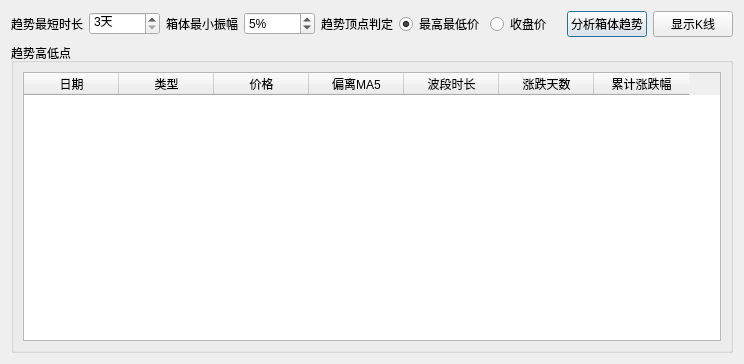
<?xml version="1.0" encoding="UTF-8"?>
<ui version="4.0">
 <class>TrendAnalyzer</class>
 <widget class="QDialog" name="TrendAnalyzer">
  <property name="geometry">
   <rect>
    <x>0</x>
    <y>0</y>
    <width>744</width>
    <height>364</height>
   </rect>
  </property>
  <property name="windowTitle">
   <string>趋势分析</string>
  </property>
  <layout class="QVBoxLayout" name="verticalLayout">
   <item>
    <layout class="QHBoxLayout" name="horizontalLayout">
     <item>
      <widget class="QLabel" name="lblMinPeriod">
       <property name="text">
        <string>趋势最短时长</string>
       </property>
      </widget>
     </item>
     <item>
      <widget class="QSpinBox" name="spbMinPeriod">
       <property name="suffix">
        <string>天</string>
       </property>
       <property name="minimum">
        <number>3</number>
       </property>
       <property name="maximum">
        <number>20</number>
       </property>
      </widget>
     </item>
     <item>
      <widget class="QLabel" name="lblMinAmplitude">
       <property name="text">
        <string>箱体最小振幅</string>
       </property>
      </widget>
     </item>
     <item>
      <widget class="QSpinBox" name="spbMinAmplitude">
       <property name="suffix">
        <string>%</string>
       </property>
       <property name="minimum">
        <number>3</number>
       </property>
       <property name="maximum">
        <number>20</number>
       </property>
       <property name="value">
        <number>5</number>
       </property>
      </widget>
     </item>
     <item>
      <widget class="QLabel" name="lblTrendBase">
       <property name="text">
        <string>趋势顶点判定</string>
       </property>
      </widget>
     </item>
     <item>
      <widget class="QRadioButton" name="rbnMinMax">
       <property name="text">
        <string>最高最低价</string>
       </property>
       <property name="checked">
        <bool>true</bool>
       </property>
      </widget>
     </item>
     <item>
      <widget class="QRadioButton" name="rbnClose">
       <property name="text">
        <string>收盘价</string>
       </property>
      </widget>
     </item>
     <item>
      <widget class="QPushButton" name="btnAnalyzeTrends">
       <property name="text">
        <string>分析箱体趋势</string>
       </property>
      </widget>
     </item>
     <item>
      <widget class="QPushButton" name="btnStockGraph">
       <property name="text">
        <string>显示K线</string>
       </property>
      </widget>
     </item>
    </layout>
   </item>
   <item>
    <widget class="QGroupBox" name="grpHighLowPoints">
     <property name="font">
      <font>
       <pointsize>9</pointsize>
      </font>
     </property>
     <property name="title">
      <string>趋势高低点</string>
     </property>
     <layout class="QHBoxLayout" name="horizontalLayout_3">
      <item>
       <widget class="QTableWidget" name="tblHighLowPoints">
        <property name="editTriggers">
         <set>QAbstractItemView::NoEditTriggers</set>
        </property>
        <attribute name="horizontalHeaderDefaultSectionSize">
         <number>95</number>
        </attribute>
        <column>
         <property name="text">
          <string>日期</string>
         </property>
        </column>
        <column>
         <property name="text">
          <string>类型</string>
         </property>
        </column>
        <column>
         <property name="text">
          <string>价格</string>
         </property>
        </column>
        <column>
         <property name="text">
          <string>偏离MA5</string>
         </property>
        </column>
        <column>
         <property name="text">
          <string>波段时长</string>
         </property>
        </column>
        <column>
         <property name="text">
          <string>涨跌天数</string>
         </property>
        </column>
        <column>
         <property name="text">
          <string>累计涨跌幅</string>
         </property>
        </column>
       </widget>
      </item>
     </layout>
    </widget>
   </item>
  </layout>
 </widget>
 <resources/>
 <connections/>
</ui>
